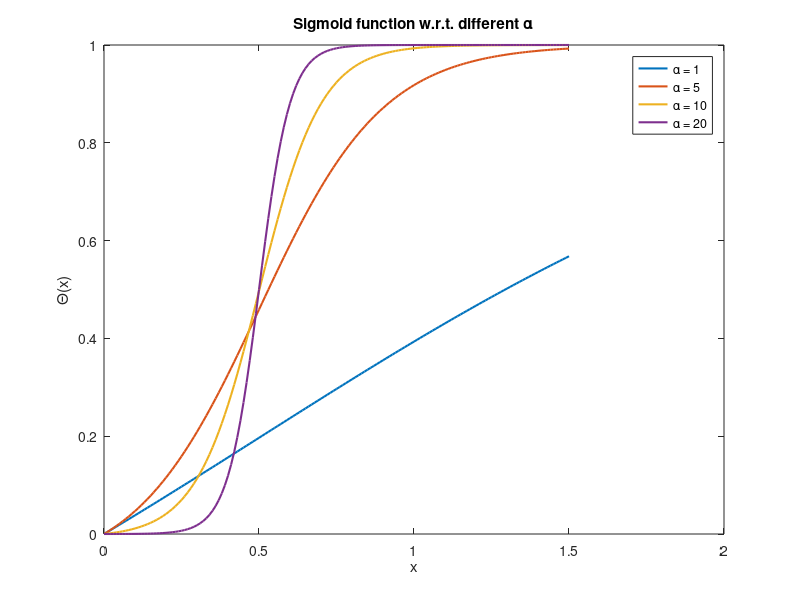

MATLAB code for this plot:
alphas = [1, 5, 10, 20];

theta = 0.5;
n = length(alphas);
x = 0 : 0.01 : 1.5;

figure
for i = 1 : n
    alpha = alphas(i);
    y = (1 - exp(-alpha * x)) ./ (1 + exp(-alpha * (x - theta)));
    plot(x, y, 'LineWidth', 1.5); hold on
    xlabel('x')
    ylabel('\Theta(x)');
    title('Sigmoid function w.r.t. different \alpha')
end

legend('\alpha = 1', '\alpha = 5', '\alpha = 10', '\alpha = 20')